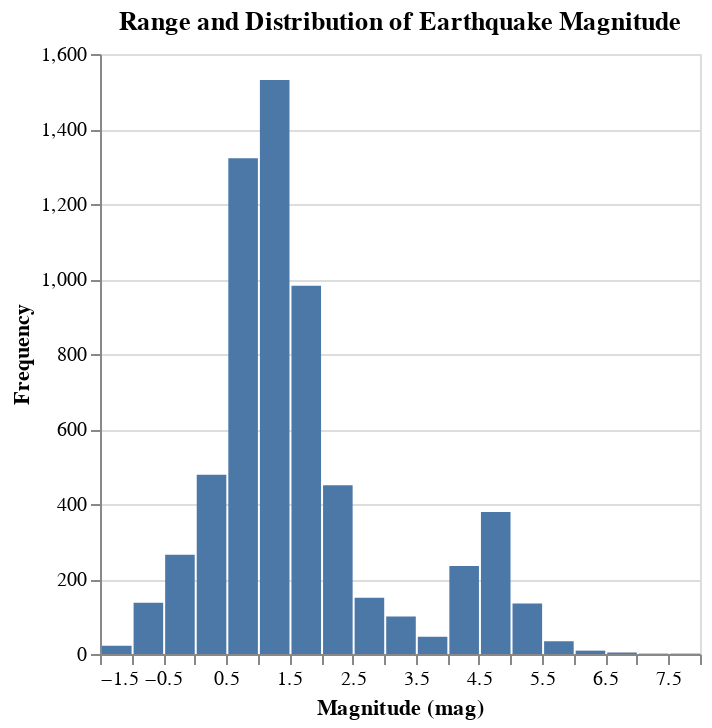

Here is the notebook cell this chart was saved with:
### Code cell
alt.data_transformers.enable("vegafusion")
mag_range_chart = alt.Chart(df).mark_bar().encode(
    # Use binning (histogram) to show the range and distribution
    alt.X("mag", bin=alt.Bin(maxbins=20), title="Magnitude (mag)"),
    alt.Y("count()", title="Frequency"),
    tooltip=[alt.Tooltip("mag", bin=True), "count()"]
).properties(
    title="Range and Distribution of Earthquake Magnitude"
)
mag_range_chart

### Figure 1 — Vega specification as saved in the notebook (floating-point values rounded to 4 significant figures)
{"$schema": "https://vega.github.io/schema/vega/v5.json", "data": [{"name": "source_0", "values": [{"__count": 1531, "bin_maxbins_10_mag": 1.0, "bin_maxbins_10_mag_end": 2.0, "bin_maxbins_20_mag": 1.0, "bin_maxbins_20_mag_end": 1.5}, {"__count": 478, "bin_maxbins_10_mag": 0.0, "bin_maxbins_10_mag_end": 1.0, "bin_maxbins_20_mag": 0.0, "bin_maxbins_20_mag_end": 0.5}, {"__count": 1322, "bin_maxbins_10_mag": 0.0, "bin_maxbins_10_mag_end": 1.0, "bin_maxbins_20_mag": 0.5, "bin_maxbins_20_mag_end": 1.0}, {"__count": 982, "bin_maxbins_10_mag": 1.0, "bin_maxbins_10_mag_end": 2.0, "bin_maxbins_20_mag": 1.5, "bin_maxbins_20_mag_end": 2.0}, {"__count": 450, "bin_maxbins_10_mag": 2.0, "bin_maxbins_10_mag_end": 3.0, "bin_maxbins_20_mag": 2.0, "bin_maxbins_20_mag_end": 2.5}, {"__count": 135, "bin_maxbins_10_mag": 5.0, "bin_maxbins_10_mag_end": 6.0, "bin_maxbins_20_mag": 5.0, "bin_maxbins_20_mag_end": 5.5}, {"__count": 150, "bin_maxbins_10_mag": 2.0, "bin_maxbins_10_mag_end": 3.0, "bin_maxbins_20_mag": 2.5, "bin_maxbins_20_mag_end": 3.0}, {"__count": 235, "bin_maxbins_10_mag": 4.0, "bin_maxbins_10_mag_end": 5.0, "bin_maxbins_20_mag": 4.0, "bin_maxbins_20_mag_end": 4.5}, {"__count": 379, "bin_maxbins_10_mag": 4.0, "bin_maxbins_10_mag_end": 5.0, "bin_maxbins_20_mag": 4.5, "bin_maxbins_20_mag_end": 5.0}, {"__count": 34, "bin_maxbins_10_mag": 5.0, "bin_maxbins_10_mag_end": 6.0, "bin_maxbins_20_mag": 5.5, "bin_maxbins_20_mag_end": 6.0}, {"__count": 265, "bin_maxbins_10_mag": -1.0, "bin_maxbins_10_mag_end": 0.0, "bin_maxbins_20_mag": -0.5, "bin_maxbins_20_mag_end": 0.0}, {"__count": 100, "bin_maxbins_10_mag": 3.0, "bin_maxbins_10_mag_end": 4.0, "bin_maxbins_20_mag": 3.0, "bin_maxbins_20_mag_end": 3.5}, {"__count": 137, "bin_maxbins_10_mag": -1.0, "bin_maxbins_10_mag_end": 0.0, "bin_maxbins_20_mag": -1.0, "bin_maxbins_20_mag_end": -0.5}, {"__count": 46, "bin_maxbins_10_mag": 3.0, "bin_maxbins_10_mag_end": 4.0, "bin_maxbins_20_mag": 3.5, "bin_maxbins_20_mag_end": 4.0}, {"__count": 22, "bin_maxbins_10_mag": -2.0, "bin_maxbins_10_mag_end": -1.0, "bin_maxbins_20_mag": -1.5, "bin_maxbins_20_mag_end": -1.0}, {"__count": 9, "bin_maxbins_10_mag": 6.0, "bin_maxbins_10_mag_end": 7.0, "bin_maxbins_20_mag": 6.0, "bin_maxbins_20_mag_end": 6.5}, {"__count": 4, "bin_maxbins_10_mag": 6.0, "bin_maxbins_10_mag_end": 7.0, "bin_maxbins_20_mag": 6.5, "bin_maxbins_20_mag_end": 7.0}, {"__count": 1, "bin_maxbins_10_mag": 7.0, "bin_maxbins_10_mag_end": 8.0, "bin_maxbins_20_mag": 7.5, "bin_maxbins_20_mag_end": 8.0}, {"__count": 1, "bin_maxbins_10_mag": 7.0, "bin_maxbins_10_mag_end": 8.0, "bin_maxbins_20_mag": 7.0, "bin_maxbins_20_mag_end": 7.5}]}, {"name": "source_0_y_domain___count", "values": [{"min": 1, "max": 1531}]}], "signals": [{"name": "bin_maxbins_20_mag_bins", "value": {"fields": ["mag"], "fname": "bin_mag", "start": -1.5, "step": 0.5, "stop": 8.0}}], "marks": [{"type": "rect", "name": "marks", "from": {"data": "source_0"}, "encode": {"update": {"x": {"field": "bin_maxbins_20_mag_end", "scale": "x", "offset": {"signal": "0.5 + (abs(scale(\"x\", datum[\"bin_maxbins_20_mag_end\"]) - scale(\"x\", datum[\"bin_maxbins_20_mag\"])) < 0.25 ? 0.5 * (0.25 - (abs(scale(\"x\", datum[\"bin_maxbins_20_mag_end\"]) - scale(\"x\", datum[\"bin_maxbins_20_mag\"])))) : -0.5)"}}, "tooltip": {"signal": "{\"mag (binned)\": !isValid(datum[\"bin_maxbins_10_mag\"]) || !isFinite(+datum[\"bin_maxbins_10_mag\"]) ? \"null\" : format(datum[\"bin_maxbins_10_mag\"], \"\") + \" – \" + format(datum[\"bin_maxbins_10_mag_end\"], \"\"), \"Count of Records\": format(datum[\"__count\"], \"\")}"}, "y2": {"value": 0, "scale": "y"}, "y": {"field": "__count", "scale": "y"}, "x2": {"field": "bin_maxbins_20_mag", "scale": "x", "offset": {"signal": "0.5 + (abs(scale(\"x\", datum[\"bin_maxbins_20_mag_end\"]) - scale(\"x\", datum[\"bin_maxbins_20_mag\"])) < 0.25 ? -0.5 * (0.25 - (abs(scale(\"x\", datum[\"bin_maxbins_20_mag_end\"]) - scale(\"x\", datum[\"bin_maxbins_20_mag\"])))) : 0.5)"}}, "fill": {"value": "#4c78a8"}}}, "style": ["bar"]}], "scales": [{"name": "x", "type": "linear", "domain": {"signal": "[bin_maxbins_20_mag_bins.start, bin_maxbins_20_mag_bins.stop]"}, "range": [0, {"signal": "width"}], "bins": {"signal": "bin_maxbins_20_mag_bins"}, "zero": false}, {"name": "y", "type": "linear", "domain": [{"signal": "(data(\"source_0_y_domain___count\")[0] || {}).min"}, {"signal": "(data(\"source_0_y_domain___count\")[0] || {}).max"}], "range": [{"signal": "height"}, 0], "nice": true, "zero": true}], "axes": [{"scale": "y", "grid": true, "labels": false, "zindex": 0, "domain": false, "orient": "left", "minExtent": 0, "maxExtent": 0, "gridScale": "x", "aria": false, "ticks": false, "tickCount": {"signal": "ceil(height/40)"}}, {"scale": "x", "tickCount": {"signal": "ceil(width/10)"}, "orient": "bottom", "zindex": 0, "labelOverlap": true, "title": "Magnitude (mag)", "grid": false, "labelFlush": true}, {"scale": "y", "labelOverlap": true, "zindex": 0, "grid": false, "orient": "left", "title": "Frequency", "tickCount": {"signal": "ceil(height/40)"}}], "title": {"text": "Range and Distribution of Earthquake Magnitude", "frame": "group"}, "style": "cell", "height": 300, "background": "white", "padding": 5, "width": 300}
